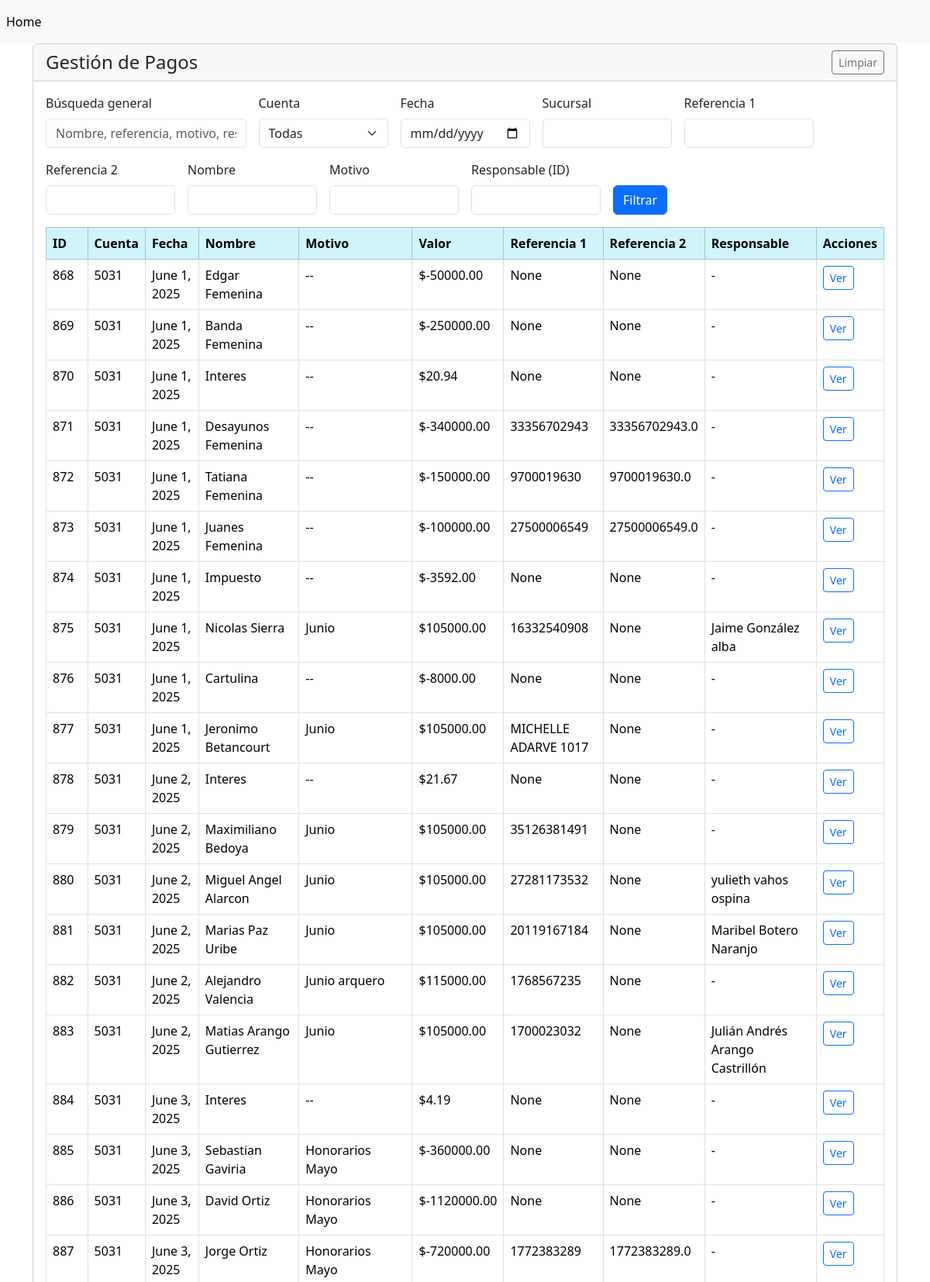
The page /payments/ (upper part) on the database its author committed.
### Applications/payments/models.py (models this page shows, shortened)
class Pago(models.Model):
    id = models.AutoField(primary_key=True, db_column="idPago")
    class CuentaChoices(models.TextChoices):
        CUENTA_5031 = "5031", "5031"
        CUENTA_5032 = "5032", "5032"
    cuenta = models.CharField(
        max_length=4,
        db_column="cuenta",
        choices=[("5031", "5031"), ("5032", "5032")],
        default="5031",
    )
    fecha = models.DateField(db_column="fecha")
    descripcion = models.CharField(max_length=45, db_column="descripcion")
    sucursal = models.CharField(max_length=45, db_column="sucursal")
    referencia1 = models.CharField(max_length=45, blank=True, null=True, db_column="referencia1")
    referencia2 = models.CharField(max_length=45, blank=True, null=True, db_column="referencia2")
    valor = models.DecimalField(
        max_digits=12,  # hasta billones con 2 decimales
        decimal_places=2,
        default=0.00,
        db_column="valor"
    )
    nombre = models.CharField(max_length=45, db_column="nombre")
    motivo = models.CharField(max_length=50, db_column="motivo")
    factura_venta = models.CharField(max_length=30, blank=True, null=True, db_column="facturaVenta")
    recibo_caja = models.CharField(max_length=20, blank=True, null=True, db_column="reciboCaja")
    comentario = models.CharField(max_length=150, blank=True, null=True, db_column="comentario")
    responsable = models.ForeignKey(
        "users.Acudiente",
        on_delete=models.PROTECT,
        related_name="pagos",
        db_column="responsable",
        blank=True,
        null=True
    )
    class Meta:
        db_table = "Pago"

### Applications/users/models.py (models this page shows, shortened)
class Acudiente(models.Model):
    id = models.AutoField(primary_key=True, db_column="idAcudiente")
    class TipoDocumento(models.TextChoices):
        CC = "Cédula de ciudadanía", "Cédula de ciudadanía"
        CE = "Cédula de extranjería", "Cédula de extranjería"
        PA = "Pasaporte", "Pasaporte"
        PEP = "Permiso especial de permanencia", "Permiso especial de permanencia"
        OTRO = "Otro", "Otro"
    class TipoRegimen(models.TextChoices):
        RESP_IVA = "Responsable de IVA", "Responsable de IVA"
        NO_RESP_IVA = "No responsable de IVA", "No responsable de IVA"
    tipo_doc = models.CharField(
        max_length=31,
        db_column="tipoDoc",
        choices=TipoDocumento.choices)
    identificacion = models.CharField(
        max_length=15,
        unique=True,
        validators=[MinLengthValidator(5)],
        help_text="Número de documento del acudiente.",
        db_column="identificacion",
    )
    nombre = models.CharField(max_length=45, db_column="nombre")
    apellidos = models.CharField(max_length=45, db_column="apellidos")
    ciudad = models.CharField(max_length=45, db_column="ciudad")
    direccion = models.CharField(max_length=100, db_column="direccion")
    telefono = models.CharField(
        max_length=20,
        validators=[RegexValidator(r"^[0-9+()\-\s]+$")],
        help_text="Incluye indicativo si aplica.",
        db_column="telefono",
    )
    correo = models.EmailField(max_length=120, db_column="correo")
    tipo_regimen = models.CharField(
        max_length=45,  # en MySQL es 45
        db_column="tipoRegimen",
        choices=TipoRegimen.choices,
    )
    class Meta:
        db_table = "Acudiente"

### Applications/payments/views.py (the view, shortened to what this page needs)
# urls.py: path('', views.paymentsManagement, name='paymentsManagement')
def paymentsManagement(request):
    from django.db.models import Q
    from .models import Pago
    search = request.GET.get('search', '')
    cuenta = request.GET.get('cuenta', '')
    fecha = request.GET.get('fecha', '')
    sucursal = request.GET.get('sucursal', '')
    referencia1 = request.GET.get('referencia1', '')
    referencia2 = request.GET.get('referencia2', '')
    nombre = request.GET.get('nombre', '')
    motivo = request.GET.get('motivo', '')
    responsable = request.GET.get('responsable', '')
    pagos = Pago.objects.all()
    if cuenta:
        pagos = pagos.filter(cuenta=cuenta)
    if fecha:
        pagos = pagos.filter(fecha=fecha)
    if sucursal:
        pagos = pagos.filter(sucursal__icontains=sucursal)
    if referencia1:
        pagos = pagos.filter(referencia1__icontains=referencia1)
    if referencia2:
        pagos = pagos.filter(referencia2__icontains=referencia2)
    if nombre:
        pagos = pagos.filter(nombre__icontains=nombre)
    if motivo:
        pagos = pagos.filter(motivo__icontains=motivo)
    if responsable:
        pagos = pagos.filter(responsable__id=responsable)
    context = {
        'pagos': pagos,
        'cuentas': Pago.CuentaChoices.choices,
    }
    return render(request, 'paymentsManagement.html', context)

### Applications/payments/templates/paymentsManagement.html (shortened to what this page needs)
{% extends "base.html" %}
{% block content %}
<div class="card">
  <div class="card-header">
    <div class="d-flex justify-content-between align-items-center">
      <h4 class="mb-0">Gestión de Pagos</h4>
      <div class="btn-group" role="group">
        <a href="?" class="btn btn-outline-secondary btn-sm">Limpiar</a>
      </div>
    </div>
  </div>
  <div class="card-body">
    <form method="GET" id="filtrosPagosForm" class="row g-3 mb-3">
      <div class="col-md-3">
        <label class="form-label">Búsqueda general</label>
        <input type="text" class="form-control" name="search" value="{{ request.GET.search }}" placeholder="Nombre, referencia, motivo, responsable...">
      </div>
      <div class="col-md-2">
        <label class="form-label">Cuenta</label>
        <select class="form-select" name="cuenta">
          <option value="">Todas</option>
        </select>
      </div>
      <div class="col-md-2">
        <label class="form-label">Fecha</label>
        <input type="date" class="form-control" name="fecha" value="{{ request.GET.fecha }}">
      </div>
      <div class="col-md-2">
        <label class="form-label">Sucursal</label>
        <input type="text" class="form-control" name="sucursal" value="{{ request.GET.sucursal }}">
      </div>
      <div class="col-md-2">
        <label class="form-label">Referencia 1</label>
        <input type="text" class="form-control" name="referencia1" value="{{ request.GET.referencia1 }}">
      </div>
      <div class="col-md-2">
        <label class="form-label">Referencia 2</label>
        <input type="text" class="form-control" name="referencia2" value="{{ request.GET.referencia2 }}">
      </div>
      <div class="col-md-2">
        <label class="form-label">Nombre</label>
        <input type="text" class="form-control" name="nombre" value="{{ request.GET.nombre }}">
      </div>
      <div class="col-md-2">
        <label class="form-label">Motivo</label>
        <input type="text" class="form-control" name="motivo" value="{{ request.GET.motivo }}">
      </div>
      <div class="col-md-2">
        <label class="form-label">Responsable (ID)</label>
        <input type="text" class="form-control" name="responsable" value="{{ request.GET.responsable }}">
      </div>
      <div class="col-md-2 align-self-end">
        <button type="submit" class="btn btn-primary">Filtrar</button>
      </div>
    </form>
    <div class="table-responsive">
      <table class="table table-bordered table-hover">
        <thead class="table-info">
          <tr>
            <th>ID</th><th>Cuenta</th><th>Fecha</th><th>Nombre</th><th>Motivo</th><th>Valor</th><th>Referencia 1</th><th>Referencia 2</th><th>Responsable</th><th>Acciones</th>
          </tr>
        </thead>
        <tbody>
          {% for pago in pagos %}
          <tr>
            <td>{{ pago.id }}</td>
            <td>{{ pago.cuenta }}</td>
            <td>{{ pago.fecha }}</td>
            <td>{{ pago.nombre }}</td>
            <td>{{ pago.motivo }}</td>
            <td>${{ pago.valor }}</td>
            <td>{{ pago.referencia1 }}</td>
            <td>{{ pago.referencia2 }}</td>
            <td>{% if pago.responsable %}{{ pago.responsable.nombre }} {{ pago.responsable.apellidos }}{% else %}-{% endif %}</td>
            <td><a href="#" class="btn btn-sm btn-outline-primary">Ver</a></td>
          </tr>
          {% empty %}
          <tr><td colspan="10" class="text-center">No hay pagos registrados</td></tr>
          {% endfor %}
        </tbody>
      </table>
    </div>
  </div>
</div>
{% endblock %}

### Applications/users/templates/base.html (shortened to what this page needs)
{% load static %}
<!doctype html>
<html lang="en">
    <head>
        <link
            href="https://cdn.jsdelivr.net/npm/bootstrap@5.3.2/dist/css/bootstrap.min.css"
            rel="stylesheet"
        />
    </head>
    <nav class="navbar navbar-expand navbar-light bg-light">
        <div class="nav navbar-nav">
            <a class="nav-item nav-link active" href="/" aria-current="page">
                Home <span class="visually-hidden">(current)</span>
            </a>
        </div>
    </nav>
    <div class="container">
        <div class="row">
            <div class="col">
                {% block content %} {% endblock %}
            </div>
        </div>
    </div>
    <body>
    </body>
</html>

### rows shown on the page
Pago: id "868", cuenta "5031", fecha "June 1, 2025", nombre "Edgar Femenina", motivo "--", valor "-50000.00", referencia1 "None", referencia2 "None"
Pago: id "869", cuenta "5031", fecha "June 1, 2025", nombre "Banda Femenina", motivo "--", valor "-250000.00", referencia1 "None", referencia2 "None"
Pago: id "870", cuenta "5031", fecha "June 1, 2025", nombre "Interes", motivo "--", valor "20.94", referencia1 "None", referencia2 "None"
Pago: id "871", cuenta "5031", fecha "June 1, 2025", nombre "Desayunos Femenina", motivo "--", valor "-340000.00", referencia1 "33356702943", referencia2 "33356702943.0"
Pago: id "872", cuenta "5031", fecha "June 1, 2025", nombre "Tatiana Femenina", motivo "--", valor "-150000.00", referencia1 "9700019630", referencia2 "9700019630.0"
Pago: id "873", cuenta "5031", fecha "June 1, 2025", nombre "Juanes Femenina", motivo "--", valor "-100000.00", referencia1 "27500006549", referencia2 "27500006549.0"
Pago: id "874", cuenta "5031", fecha "June 1, 2025", nombre "Impuesto", motivo "--", valor "-3592.00", referencia1 "None", referencia2 "None"
Pago: id "875", cuenta "5031", fecha "June 1, 2025", nombre "Nicolas Sierra", motivo "Junio", valor "105000.00", referencia1 "16332540908", referencia2 "None", responsable.nombre "Jaime", responsable.apellidos "González alba"
Pago: id "876", cuenta "5031", fecha "June 1, 2025", nombre "Cartulina", motivo "--", valor "-8000.00", referencia1 "None", referencia2 "None"
Pago: id "877", cuenta "5031", fecha "June 1, 2025", nombre "Jeronimo Betancourt", motivo "Junio", valor "105000.00", referencia1 "MICHELLE ADARVE 1017", referencia2 "None"
Pago: id "878", cuenta "5031", fecha "June 2, 2025", nombre "Interes", motivo "--", valor "21.67", referencia1 "None", referencia2 "None"
Pago: id "879", cuenta "5031", fecha "June 2, 2025", nombre "Maximiliano Bedoya", motivo "Junio", valor "105000.00", referencia1 "35126381491", referencia2 "None"
Pago: id "880", cuenta "5031", fecha "June 2, 2025", nombre "Miguel Angel Alarcon", motivo "Junio", valor "105000.00", referencia1 "27281173532", referencia2 "None", responsable.nombre "yulieth", responsable.apellidos "vahos ospina"
Pago: id "881", cuenta "5031", fecha "June 2, 2025", nombre "Marias Paz Uribe", motivo "Junio", valor "105000.00", referencia1 "20119167184", referencia2 "None", responsable.nombre "Maribel", responsable.apellidos "Botero Naranjo"
Pago: id "882", cuenta "5031", fecha "June 2, 2025", nombre "Alejandro Valencia", motivo "Junio arquero", valor "115000.00", referencia1 "1768567235", referencia2 "None"
Pago: id "883", cuenta "5031", fecha "June 2, 2025", nombre "Matias Arango Gutierrez", motivo "Junio", valor "105000.00", referencia1 "1700023032", referencia2 "None", responsable.nombre "Julián Andrés", responsable.apellidos "Arango Castrillón"
Pago: id "884", cuenta "5031", fecha "June 3, 2025", nombre "Interes", motivo "--", valor "4.19", referencia1 "None", referencia2 "None"
Pago: id "885", cuenta "5031", fecha "June 3, 2025", nombre "Sebastian Gaviria", motivo "Honorarios Mayo", valor "-360000.00", referencia1 "None", referencia2 "None"
Pago: id "886", cuenta "5031", fecha "June 3, 2025", nombre "David Ortiz", motivo "Honorarios Mayo", valor "-1120000.00", referencia1 "None", referencia2 "None"
Pago: id "887", cuenta "5031", fecha "June 3, 2025", nombre "Jorge Ortiz", motivo "Honorarios Mayo", valor "-720000.00", referencia1 "1772383289", referencia2 "1772383289.0"
